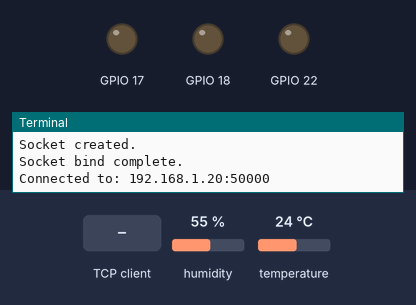
A program run on a simulated Raspberry Pi (BCM pin numbers). Parts: output pins drawn as LEDs (lit = HIGH), the last lines printed to the terminal. The inputs (shaded band) are chosen by the test bench; at power-on: humidity 55 %, temperature 24 °C. The camera gives no picture and a still takes 0.5 s; one TCP client connects 1 s after the port opens and stays connected.

Above: at 1.2 s.
1.3 s: the TCP client sends "TEMP"
4.3 s: the TCP client sends "LIGHTS"
7.3 s: the TCP client sends "LIGHTS"
At 10.7 s:
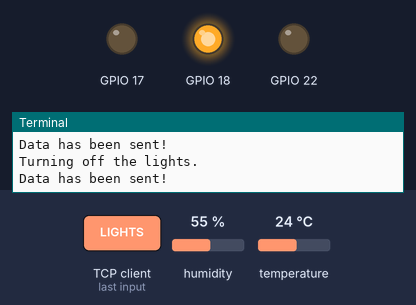
Timing chart, 0 to 12.2 s (numbered marks = the images above; inputs shaded):
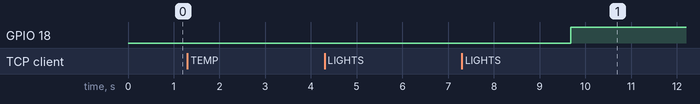

The program:

server_DHT_manual_md_gui_new.py
```python
import sys
import Adafruit_DHT
import RPi.GPIO as GPIO
import socket
import picamera
import picamera.array
import time

host = ''
port = 5591

GPIO.setmode(GPIO.BCM)
GPIO.setwarnings(False)
GPIO.setup(17,GPIO.OUT)
GPIO.setup(18,GPIO.OUT)    #Lights
GPIO.setup(22,GPIO.OUT)    #fan
DHT_datapin='4'		   #DHT
sensor=Adafruit_DHT.DHT11

motion_history=[]
threshold = 50    # How Much pixel changes
sensitivity = 250 # How many pixels change


def turnOFF(device):
	GPIO.output(device, GPIO.HIGH)
	pass


def turnON(device):
	GPIO.output(device, GPIO.LOW)
	pass


def setupServer():
	s = socket.socket(socket.AF_INET, socket.SOCK_STREAM)
	print("Socket created.")
	try:
		s.bind((host, port))
	except socket.error as msg:
		print(msg)
	print("Socket bind complete.")
	return s

def setupConnection():
	s.listen(1) # Allows one connection at a time.
	conn, address = s.accept()
	print("Connected to: " + address[0] + ":" + str(address[1]))
	return conn


def takeMotionImage(width, height):
	with picamera.PiCamera() as camera:
		time.sleep(0.5)
		camera.resolution = (width, height)
		with picamera.array.PiRGBArray(camera) as stream:
			camera.exposure_mode = 'auto'
			camera.awb_mode = 'auto'
			camera.capture(stream, format='rgb')
			return stream.array


def scanMotion(width, height):
	motionFound = False
	data1 = takeMotionImage(width, height)
	time.sleep(0.2)
	data2 = takeMotionImage(width, height)
	diffCount = 0;
	for w in range(0, width):
		for h in range(0, height):
			# get the diff of the pixel. Conversion to int
			# is required to avoid unsigned short overflow.
			diff = abs(int(data1[h][w][1]) - int(data2[h][w][1]))
			if  diff > threshold:
				diffCount += 1
		if diffCount > sensitivity:
			break;
	if diffCount > sensitivity:
		motionFound = True
	else:
		data2 = data1
	return motionFound

def motionDetection():
	global motion_history
	if scanMotion(224, 160):
		motion_history.append("Motion detected at " + str(time.asctime(time.localtime(time.time()))))


def getDHT():
	humidity, temperature = Adafruit_DHT.read_retry(sensor, DHT_datapin)

	while(int(temperature)<20):
		humidity, temperature = Adafruit_DHT.read_retry(sensor, DHT_datapin)


	if humidity is not None and temperature is not None:
		print('Temp={0:0.1f}*  Humidity={1:0.1f}%'.format(temperature, humidity))

	else:
		print('Failed to get reading. Try again!')
		sys.exit(1)
	return [temperature,humidity]

def dataTransfer(conn):
	# A big loop that sends/receives data until told not to.
	lights = 0
	fan = 0
	while True:
		try:
			# Receive the data
			data = conn.recv(1024) # receive the data
			data = data.decode('utf-8')
			# Split the data such that you separate the command
			# from the rest of the data.
			dataMessage = data.split(' ', 1)
			command = dataMessage[0]
			motionDetection()
			if command=='TEMP':
				[temperature,humidity]=getDHT()
				reply = "Temperature: " + str(temperature) + " degrees celsius, Humidity: " + str(humidity) + "%"
				# Send the reply back to the client
				#conn.sendall(str.encode(reply))
				print("Data is being transferred!")
			elif command == 'LIGHTS':
				if (lights==0):
					print("Turning on the lights.")
					reply = "Turning on the lights."
					turnON(18)
					lights = 1
				else:
					turnOFF(18)
					print("Turning off the lights.")
					reply = "Turning off the lights."
					lights = 0
			elif command == 'FAN':
				if (fan==0):
					print("Turning on the Fan.")
					reply = "Turning on the Fan."
					turnON(22)
					fan = 1
				else:
					print("Turning off the Fan.")
					turnOFF(22)
					reply = "Turning off the Fan."
					fan = 0
			elif command == 'EXIT':
				print("Our client has left us :(")
				#conn.sendall(str.encode(reply))
				#print("Data has been sent!")
				break
			elif command == 'KILL':
				print("Our server is shutting down.")
				s.close() #Close socket s
				#print("Server shut down")
				#conn.sendall(str.encode(reply))
				#print("Data has been sent!")
				break

			elif command=='MOTION':
				#print("List of Motion History")
				#conn.sendall(str.encode(str(len(motion_history))))
				#print(motion_history)
				for i in motion_history:
					print(i)
					conn.sendall(str.encode(i+"\n"))
				print("Done")
				reply = "List of last motions."
			else:
				reply = 'Unknown Command'
			conn.sendall(str.encode(reply))
			print("Data has been sent!")

		except KeyboardInterrupt:
			print("ERROR1")
			s.close()
	conn.close()

s = setupServer()

while True:
	try:
		conn = setupConnection()
		#getDHT()
		dataTransfer(conn)
	except:
		#print(sys.exc_info()[0])
		break
```

Measured:
- after the input at 7.3 s, GPIO 18: LOW → HIGH after 2.4 s
